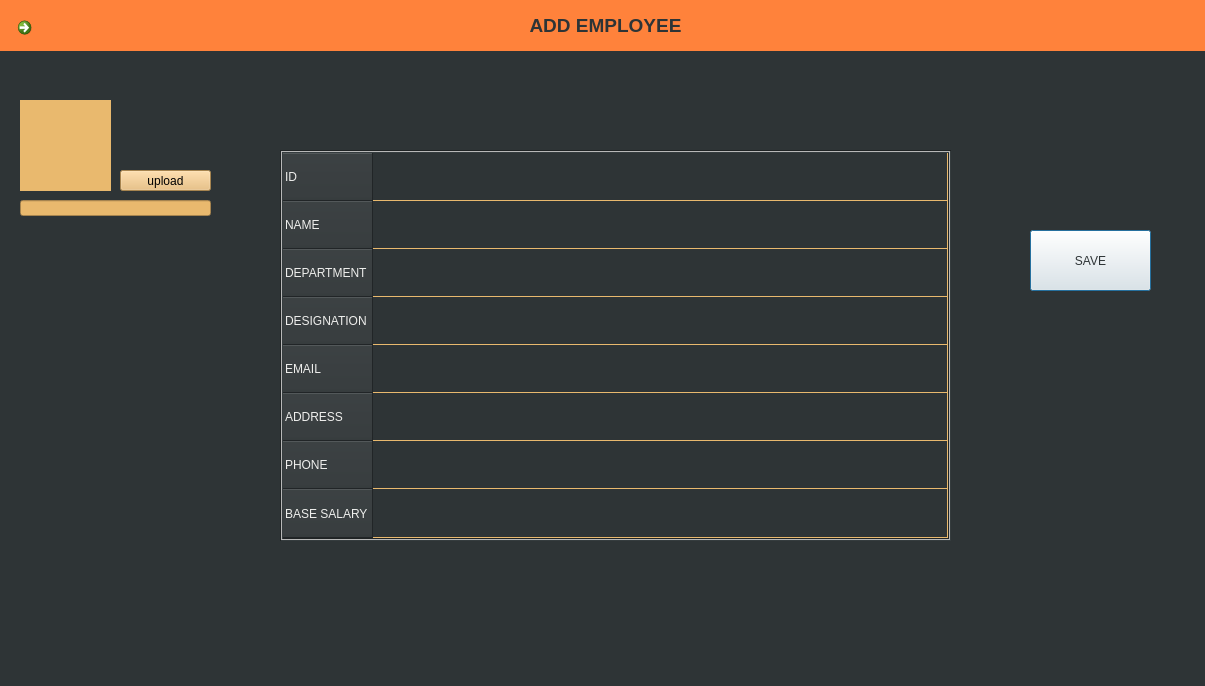
<?xml version="1.0" encoding="UTF-8"?>
<ui version="4.0">
 <class>Dialog</class>
 <widget class="QDialog" name="Dialog">
  <property name="geometry">
   <rect>
    <x>0</x>
    <y>0</y>
    <width>1205</width>
    <height>686</height>
   </rect>
  </property>
  <property name="baseSize">
   <size>
    <width>64</width>
    <height>400</height>
   </size>
  </property>
  <property name="windowTitle">
   <string>Dialog</string>
  </property>
  <property name="autoFillBackground">
   <bool>false</bool>
  </property>
  <property name="styleSheet">
   <string notr="true">background-color: rgb(46, 52, 54);</string>
  </property>
  <property name="sizeGripEnabled">
   <bool>true</bool>
  </property>
  <property name="modal">
   <bool>true</bool>
  </property>
  <widget class="QLabel" name="label">
   <property name="geometry">
    <rect>
     <x>0</x>
     <y>0</y>
     <width>1211</width>
     <height>51</height>
    </rect>
   </property>
   <property name="styleSheet">
    <string notr="true">color: rgb(46, 52, 54);
background-color: rgb(255, 130, 59);</string>
   </property>
   <property name="text">
    <string>&lt;html&gt;&lt;head/&gt;&lt;body&gt;&lt;p align=&quot;center&quot;&gt;&lt;span style=&quot; font-size:14pt; font-weight:600;&quot;&gt;ADD EMPLOYEE&lt;/span&gt;&lt;/p&gt;&lt;/body&gt;&lt;/html&gt;</string>
   </property>
  </widget>
  <widget class="QTableWidget" name="tableWidget">
   <property name="geometry">
    <rect>
     <x>280</x>
     <y>150</y>
     <width>671</width>
     <height>391</height>
    </rect>
   </property>
   <property name="styleSheet">
    <string notr="true">background-color: rgb(46, 52, 54);
color: rgb(238, 238, 236);
border-color:  rgb(233, 185, 110);
gridline-color: rgb(233, 185, 110);</string>
   </property>
   <property name="frameShape">
    <enum>QFrame::Box</enum>
   </property>
   <property name="midLineWidth">
    <number>1</number>
   </property>
   <property name="autoScrollMargin">
    <number>18</number>
   </property>
   <property name="dragDropMode">
    <enum>QAbstractItemView::DragDrop</enum>
   </property>
   <property name="alternatingRowColors">
    <bool>false</bool>
   </property>
   <property name="selectionMode">
    <enum>QAbstractItemView::SingleSelection</enum>
   </property>
   <property name="columnCount">
    <number>1</number>
   </property>
   <attribute name="horizontalHeaderVisible">
    <bool>false</bool>
   </attribute>
   <attribute name="horizontalHeaderCascadingSectionResizes">
    <bool>true</bool>
   </attribute>
   <attribute name="horizontalHeaderShowSortIndicator" stdset="0">
    <bool>true</bool>
   </attribute>
   <attribute name="horizontalHeaderStretchLastSection">
    <bool>true</bool>
   </attribute>
   <attribute name="verticalHeaderCascadingSectionResizes">
    <bool>true</bool>
   </attribute>
   <attribute name="verticalHeaderMinimumSectionSize">
    <number>30</number>
   </attribute>
   <attribute name="verticalHeaderDefaultSectionSize">
    <number>48</number>
   </attribute>
   <attribute name="verticalHeaderHighlightSections">
    <bool>true</bool>
   </attribute>
   <attribute name="verticalHeaderShowSortIndicator" stdset="0">
    <bool>true</bool>
   </attribute>
   <attribute name="verticalHeaderStretchLastSection">
    <bool>true</bool>
   </attribute>
   <row>
    <property name="text">
     <string>ID</string>
    </property>
   </row>
   <row>
    <property name="text">
     <string>NAME</string>
    </property>
   </row>
   <row>
    <property name="text">
     <string>DEPARTMENT</string>
    </property>
   </row>
   <row>
    <property name="text">
     <string>DESIGNATION</string>
    </property>
   </row>
   <row>
    <property name="text">
     <string>EMAIL</string>
    </property>
   </row>
   <row>
    <property name="text">
     <string>ADDRESS</string>
    </property>
   </row>
   <row>
    <property name="text">
     <string>PHONE</string>
    </property>
   </row>
   <row>
    <property name="text">
     <string>BASE SALARY</string>
    </property>
   </row>
   <column/>
   <item row="0" column="0">
    <property name="text">
     <string/>
    </property>
    <property name="flags">
     <set>ItemIsSelectable|ItemIsEditable|ItemIsEnabled</set>
    </property>
   </item>
   <item row="1" column="0">
    <property name="flags">
     <set>ItemIsSelectable|ItemIsEditable|ItemIsEnabled</set>
    </property>
   </item>
   <item row="2" column="0">
    <property name="flags">
     <set>ItemIsSelectable|ItemIsEditable|ItemIsEnabled</set>
    </property>
   </item>
   <item row="3" column="0">
    <property name="flags">
     <set>ItemIsSelectable|ItemIsEditable|ItemIsDropEnabled|ItemIsEnabled</set>
    </property>
   </item>
   <item row="4" column="0">
    <property name="flags">
     <set>ItemIsSelectable|ItemIsEditable|ItemIsEnabled</set>
    </property>
   </item>
   <item row="5" column="0">
    <property name="flags">
     <set>ItemIsSelectable|ItemIsEditable|ItemIsEnabled</set>
    </property>
   </item>
   <item row="6" column="0">
    <property name="flags">
     <set>ItemIsSelectable|ItemIsEditable|ItemIsEnabled</set>
    </property>
   </item>
   <item row="7" column="0">
    <property name="flags">
     <set>ItemIsSelectable|ItemIsEditable|ItemIsEnabled</set>
    </property>
   </item>
  </widget>
  <widget class="QPushButton" name="save">
   <property name="geometry">
    <rect>
     <x>1030</x>
     <y>230</y>
     <width>121</width>
     <height>61</height>
    </rect>
   </property>
   <property name="styleSheet">
    <string notr="true">color: rgb(46, 52, 54);
background-color: rgb(238, 238, 236);</string>
   </property>
   <property name="text">
    <string>SAVE</string>
   </property>
  </widget>
  <widget class="QPushButton" name="upload">
   <property name="geometry">
    <rect>
     <x>120</x>
     <y>170</y>
     <width>91</width>
     <height>21</height>
    </rect>
   </property>
   <property name="styleSheet">
    <string notr="true">background-color: rgb(233, 185, 110);</string>
   </property>
   <property name="text">
    <string>upload</string>
   </property>
  </widget>
  <widget class="QLineEdit" name="filename">
   <property name="geometry">
    <rect>
     <x>20</x>
     <y>200</y>
     <width>191</width>
     <height>16</height>
    </rect>
   </property>
   <property name="styleSheet">
    <string notr="true">
background-color: rgb(233, 185, 110);</string>
   </property>
  </widget>
  <widget class="QLabel" name="placeholder">
   <property name="geometry">
    <rect>
     <x>20</x>
     <y>100</y>
     <width>91</width>
     <height>91</height>
    </rect>
   </property>
   <property name="styleSheet">
    <string notr="true">background-color: rgb(233, 185, 110);</string>
   </property>
   <property name="text">
    <string/>
   </property>
   <property name="pixmap">
    <pixmap>placeholder.png</pixmap>
   </property>
   <property name="scaledContents">
    <bool>true</bool>
   </property>
  </widget>
  <widget class="QCommandLinkButton" name="backbutton">
   <property name="geometry">
    <rect>
     <x>10</x>
     <y>10</y>
     <width>41</width>
     <height>31</height>
    </rect>
   </property>
   <property name="styleSheet">
    <string notr="true">font: 13pt &quot;Ubuntu&quot;;</string>
   </property>
   <property name="text">
    <string/>
   </property>
   <property name="icon">
    <iconset>
     <normaloff>backpic.jpeg</normaloff>backpic.jpeg</iconset>
   </property>
  </widget>
  <widget class="QLabel" name="added">
   <property name="geometry">
    <rect>
     <x>1010</x>
     <y>190</y>
     <width>151</width>
     <height>31</height>
    </rect>
   </property>
   <property name="styleSheet">
    <string notr="true">color: rgb(115, 210, 22);
background-color: rgb(46, 52, 54);</string>
   </property>
   <property name="text">
    <string/>
   </property>
  </widget>
 </widget>
 <resources/>
 <connections/>
</ui>
